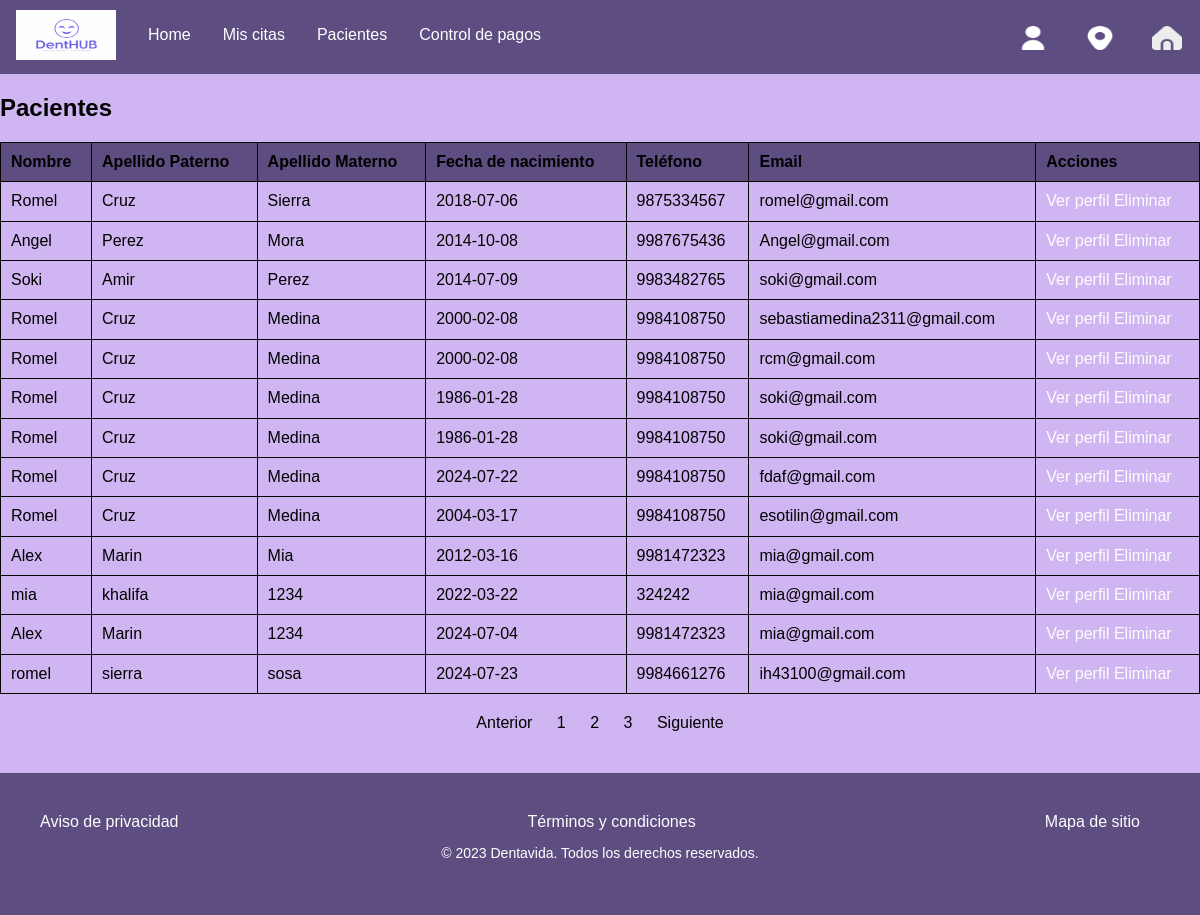
Screenshot of /vista_admin/pacientes/index.php with the database file from the repository.
### tables this page shows
CREATE TABLE `pacientes` (
  `id_paciente` int(11) NOT NULL,
  `nombre` varchar(50) DEFAULT NULL,
  `apellido_paterno` varchar(50) DEFAULT NULL,
  `apellido_materno` varchar(50) DEFAULT NULL,
  `correo` varchar(100) DEFAULT NULL,
  `contrasena` varchar(50) DEFAULT NULL,
  `fecha_nacimiento` date DEFAULT NULL,
  `estado` enum('Activo','Inactivo') DEFAULT 'Inactivo',
  `telefono` varchar(15) DEFAULT NULL,
  `usuario` varchar(50) NOT NULL
);

### vista_admin/pacientes/index.php (the view, shortened to what this page needs)
<?php
include('../../connection/connection.php');
$sql = "SELECT id_paciente, nombre, apellido_paterno, apellido_materno, fecha_nacimiento, telefono, correo FROM pacientes";
$result = $conn->query($sql);
?>
<!DOCTYPE html>
<html lang="es">
<head>
    <link rel="stylesheet" href="../../vista_cliente/administrar_cita/style.css">
    <link rel="stylesheet" href="../../style/normalize.css">
</head>
<body class="pacientes">
    <header>
        <nav>
            <div class="arriba">
                <a class="navbar-brand" href="#">
                    <img src="../../img/logo.png" width="100" height="50" alt="">
                </a>
                <div class="navbar_items">
                    <li><a href="../index.php">Home</a></li>
                    <li><a href="../../vista_admin/calendario_admin/index.php">Mis citas</a></li>
                    <li><a href="#">Pacientes</a></li>
                    <li><a href="../control_de_pagos/index.php">Control de pagos</a></li>
                    <div class="contenedor_icons">
                        <a class="navbar-brand" href="../registro/index.html">
                            <img src="../../img/usuario (1).png" alt="" width="30" height="24">
                        </a>
                        <a class="navbar-brand" href="https://www.google.com.mx/maps/preview">
                            <img src="../../img/marcador (2).png" alt="" width="30" height="24">
                        </a>
                        <a class="navbar-brand" href="#">
                            <img src="../../img/hogar (2).png" alt="" width="30" height="24">
                        </a>
                    </div>
                </div>
            </div>
        </nav>
    </header>
    <div class="container">
        <h2 class="h2pac">Pacientes</h2>
        <table class="patients-table">
            <thead>
                <tr>
                    <th>Nombre</th>
                    <th>Apellido Paterno</th>
                    <th>Apellido Materno</th>
                    <th>Fecha de nacimiento</th>
                    <th>Teléfono</th>
                    <th>Email</th>
                    <th>Acciones</th>
                </tr>
            </thead>
            <tbody>
                <?php if ($result->num_rows > 0): ?>
                    <?php while($row = $result->fetch_assoc()): ?>
                    <tr>
                        <td><?= htmlspecialchars($row['nombre']) ?></td>
                        <td><?= htmlspecialchars($row['apellido_paterno']) ?></td>
                        <td><?= htmlspecialchars($row['apellido_materno']) ?></td>
                        <td><?= htmlspecialchars($row['fecha_nacimiento']) ?></td>
                        <td><?= htmlspecialchars($row['telefono']) ?></td>
                        <td><?= htmlspecialchars($row['correo']) ?></td>
                        <td>
                            <a href="../Pacientes/perfil_pac/index.php?id_paciente=<?= $row['id_paciente'] ?>" class="btn btn-primary">Ver perfil</a>
                            <a href="eliminar_paciente.php?id_paciente=<?= $row['id_paciente'] ?>" class="btn btn-danger">Eliminar</a>
                        </td>
                    </tr>
                    <?php endwhile; ?>
                <?php else: ?>
                    <tr>
                        <td colspan="7">No se encontraron pacientes.</td>
                    </tr>
                <?php endif; ?>
            </tbody>
        </table>
        <div class="pagination">
            <ul>
                <li><a href="#" class="btn btn-primary">Anterior</a></li>
                <li><a href="#" class="btn btn-primary">1</a></li>
                <li><a href="#" class="btn btn-primary">2</a></li>
                <li><a href="#" class="btn btn-primary">3</a></li>
                <li><a href="#" class="btn btn-primary">Siguiente</a></li>
            </ul>
        </div>
    </div>
    <footer>
        <div class="footer-container">
            <ul>
                <li><a href="#aviso-privacidad">Aviso de privacidad</a></li>
                <li><a href="#terminos-y-condiciones">Términos y condiciones</a></li>
                <li><a href="#mapa-de-sitio">Mapa de sitio</a></li>
            </ul>
            <p>&copy; 2023 Dentavida. Todos los derechos reservados.</p>
        </div>
    </footer>
</body>
</html>

### vista_cliente/administrar_cita/style.css (style rules this page uses)
body { font-family: Arial, sans-serif; background-color: rgb(207, 181, 241); margin: 20px; }
table { border-collapse: collapse; width: 100%; }
th, td { border: 1px solid #030303; padding: 10px; text-align: left; }
th { background-color: #5d4d81; }
.arriba { list-style-type: none; margin: 0; display: block; padding: 0; overflow: hidden; background-color: #5d4d81; }
.contenedor_icons { display: grid; grid-template-columns: repeat(3, 1fr); grid-gap: -2000px; margin-left: 1000px; }
.navbar_items { margin-top: 16px; }
.arriba a { float: left; }
.arriba a { display: block; color: #ffffff; text-align: center; padding: 10px 16px; text-decoration: none; }
footer { background-color: #5d4d81; padding: 20px; text-align: center; }
.footer-container { margin: 0 auto; padding: 20px; }
ul { list-style: none; margin: 0; padding: 0; display: flex; justify-content: space-between; }
li { margin-right: 20px; }
a { text-decoration: none; color: #fdfdfd; }
footer p { font-size: 14px; color: #ffffff; }
.pagination { margin-top: 20px; text-align: center; margin-bottom: 40px; }
.pagination ul { list-style: none; padding: 0; margin: 0; display: inline-block; }
.pagination li { display: inline-block; margin: 0 10px;; }
.pagination a { text-decoration: none; color: #000000; }

### rows the page displays
pacientes: nombre "Romel", apellido_paterno "Cruz", apellido_materno "Sierra", fecha_nacimiento "2018-07-06", telefono "9875334567", correo "romel@gmail.com"
pacientes: nombre "Angel", apellido_paterno "Perez", apellido_materno "Mora", fecha_nacimiento "2014-10-08", telefono "9987675436", correo "Angel@gmail.com"
pacientes: nombre "Soki", apellido_paterno "Amir", apellido_materno "Perez", fecha_nacimiento "2014-07-09", telefono "9983482765", correo "soki@gmail.com"
pacientes: nombre "Romel", apellido_paterno "Cruz", apellido_materno "Medina", fecha_nacimiento "2000-02-08", telefono "9984108750", correo "sebastiamedina2311@gmail.com"
pacientes: nombre "Romel", apellido_paterno "Cruz", apellido_materno "Medina", fecha_nacimiento "2000-02-08", telefono "9984108750", correo "rcm@gmail.com"
pacientes: nombre "Romel", apellido_paterno "Cruz", apellido_materno "Medina", fecha_nacimiento "1986-01-28", telefono "9984108750", correo "soki@gmail.com"
pacientes: nombre "Romel", apellido_paterno "Cruz", apellido_materno "Medina", fecha_nacimiento "1986-01-28", telefono "9984108750", correo "soki@gmail.com"
pacientes: nombre "Romel", apellido_paterno "Cruz", apellido_materno "Medina", fecha_nacimiento "2024-07-22", telefono "9984108750", correo "fdaf@gmail.com"
pacientes: nombre "Romel", apellido_paterno "Cruz", apellido_materno "Medina", fecha_nacimiento "2004-03-17", telefono "9984108750", correo "esotilin@gmail.com"
pacientes: nombre "Alex", apellido_paterno "Marin", apellido_materno "Mia", fecha_nacimiento "2012-03-16", telefono "9981472323", correo "mia@gmail.com"
pacientes: nombre "mia", apellido_paterno "khalifa", apellido_materno "1234", fecha_nacimiento "2022-03-22", telefono "324242", correo "mia@gmail.com"
pacientes: nombre "Alex", apellido_paterno "Marin", apellido_materno "1234", fecha_nacimiento "2024-07-04", telefono "9981472323", correo "mia@gmail.com"
pacientes: nombre "romel", apellido_paterno "sierra", apellido_materno "sosa", fecha_nacimiento "2024-07-23", telefono "9984661276", correo "ih43100@gmail.com"
